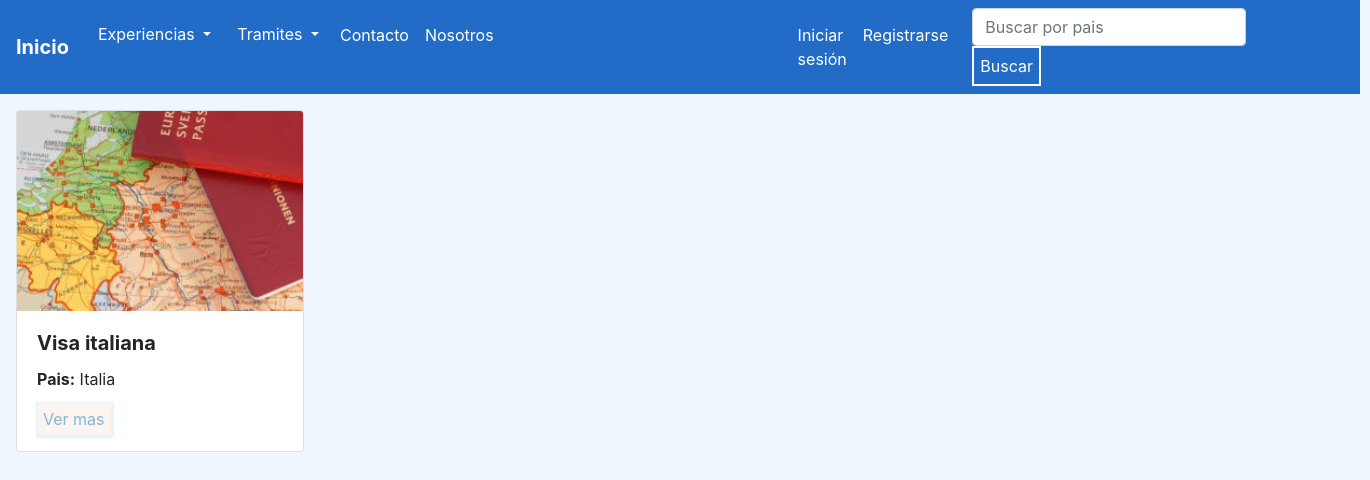
The page /ver-tramites/ on the database as committed earlier.
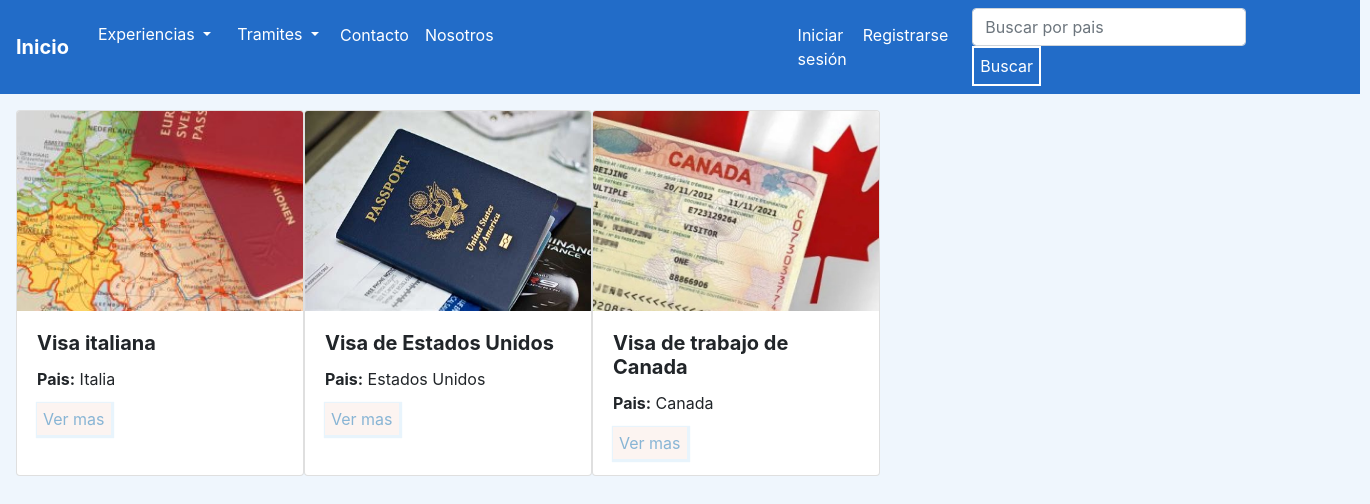
The same page on the database as committed later.
### tramites/models.py (models this page shows, shortened)
class Tramites(models.Model):
    nombre_tramites = models.CharField(max_length=100)
    pais = models.CharField(max_length=20)
    fecha = models.DateTimeField(null=True)
    descripcion = models.TextField(max_length=5000)
    image = models.ImageField(upload_to = 'imagenes_tramites/', blank=True, null=True)
    is_active = models.BooleanField(default=True)
    class Meta:
        verbose_name = 'Tramites'
        verbose_name_plural = 'Tramites'

### tramites/views.py (the view)
# urls.py: path('ver-tramites/', ver_tramites, name = 'ver-tramites'),
def ver_tramites(request):
    tramites = Tramites.objects.all()
    context = {'tramites':tramites}
    return render(request, 'tramites/ver_tramites.html', context=context)

### templates/tramites/ver_tramites.html (shortened to what this page needs)
{% extends 'base.html' %}
{% block contenido %}
<div class="d-flex" style="margin-top:1rem; margin-left: 1rem; ">
    {% for tramite  in  tramites %}
    <div class="card" style="width: 18rem;">
        {% if tramite.image %}
        <img src="{{tramite.image.url}}" style="min-width: 250px; min-height:200px;max-width: 300px; max-height:200px;" class="card-img-top" >
        {% endif %}
        <div class="card-body">
            <h5 class="card-title"><b>{{tramite.nombre_tramites}}</b></h5>
            <p class="card-text"><b>Pais:</b> {{tramite.pais}}</p>
            <a href="/detalle-tramite/{{tramite.id}}/" class="Boton">Ver mas</a>
        </div>
    </div>
    {% endfor %}
</div>
<br>
<br>
{% endblock %}

Rows that differ between the two databases and show on the page:
added Tramites: image (picture), nombre_tramites "Visa de Estados Unidos", pais "Estados Unidos"
added Tramites: image (picture), nombre_tramites "Visa de trabajo de Canada", pais "Canada"
